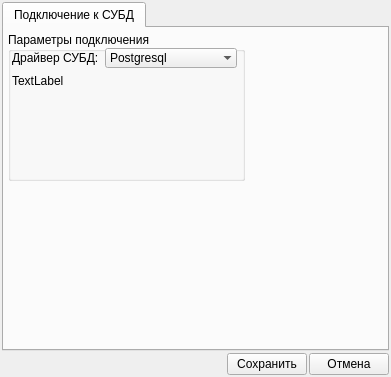
<?xml version="1.0" encoding="UTF-8"?>
<ui version="4.0">
 <class>frmSettings</class>
 <widget class="QWidget" name="frmSettings">
  <property name="geometry">
   <rect>
    <x>0</x>
    <y>0</y>
    <width>391</width>
    <height>377</height>
   </rect>
  </property>
  <property name="windowTitle">
   <string>Form</string>
  </property>
  <layout class="QGridLayout" name="gridLayout_2">
   <property name="leftMargin">
    <number>2</number>
   </property>
   <property name="topMargin">
    <number>2</number>
   </property>
   <property name="rightMargin">
    <number>2</number>
   </property>
   <property name="bottomMargin">
    <number>2</number>
   </property>
   <property name="spacing">
    <number>2</number>
   </property>
   <item row="0" column="0">
    <widget class="QTabWidget" name="settings">
     <property name="currentIndex">
      <number>0</number>
     </property>
     <widget class="QWidget" name="database_tab">
      <attribute name="title">
       <string>Подключение к СУБД</string>
      </attribute>
      <widget class="QGroupBox" name="groupBox">
       <property name="geometry">
        <rect>
         <x>4</x>
         <y>4</y>
         <width>237</width>
         <height>149</height>
        </rect>
       </property>
       <property name="title">
        <string>Параметры подключения</string>
       </property>
       <widget class="QWidget" name="formLayoutWidget">
        <property name="geometry">
         <rect>
          <x>4</x>
          <y>16</y>
          <width>225</width>
          <height>125</height>
         </rect>
        </property>
        <layout class="QFormLayout" name="formLayout">
         <item row="0" column="0">
          <widget class="QLabel" name="label">
           <property name="text">
            <string>Драйвер СУБД:</string>
           </property>
          </widget>
         </item>
         <item row="0" column="1">
          <widget class="QComboBox" name="cb_sqlDriver">
           <property name="currentIndex">
            <number>0</number>
           </property>
           <property name="insertPolicy">
            <enum>QComboBox::InsertAtBottom</enum>
           </property>
           <property name="frame">
            <bool>false</bool>
           </property>
           <property name="modelColumn">
            <number>0</number>
           </property>
           <item>
            <property name="text">
             <string>Postgresql</string>
            </property>
            <property name="icon">
             <iconset resource="../../resources/resource.qrc">
              <normaloff>:/main/img/pgIcon.png</normaloff>:/main/img/pgIcon.png</iconset>
            </property>
           </item>
           <item>
            <property name="text">
             <string>SQLite</string>
            </property>
            <property name="icon">
             <iconset resource="../../resources/resource.qrc">
              <normaloff>:/main/img/sqlite.png</normaloff>:/main/img/sqlite.png</iconset>
            </property>
           </item>
          </widget>
         </item>
         <item row="1" column="0">
          <widget class="QLabel" name="label_2">
           <property name="text">
            <string>TextLabel</string>
           </property>
          </widget>
         </item>
        </layout>
       </widget>
      </widget>
     </widget>
    </widget>
   </item>
   <item row="1" column="0">
    <layout class="QGridLayout" name="gridLayout">
     <item row="0" column="0">
      <spacer name="horizontalSpacer">
       <property name="orientation">
        <enum>Qt::Horizontal</enum>
       </property>
       <property name="sizeHint" stdset="0">
        <size>
         <width>40</width>
         <height>20</height>
        </size>
       </property>
      </spacer>
     </item>
     <item row="0" column="2">
      <widget class="QPushButton" name="btCancel">
       <property name="text">
        <string>Отмена</string>
       </property>
      </widget>
     </item>
     <item row="0" column="1">
      <widget class="QPushButton" name="btnSave">
       <property name="text">
        <string>Сохранить</string>
       </property>
      </widget>
     </item>
    </layout>
   </item>
  </layout>
 </widget>
 <resources>
  <include location="../../resources/resource.qrc"/>
  <include location="../../resources/resource.qrc"/>
 </resources>
 <connections/>
</ui>
